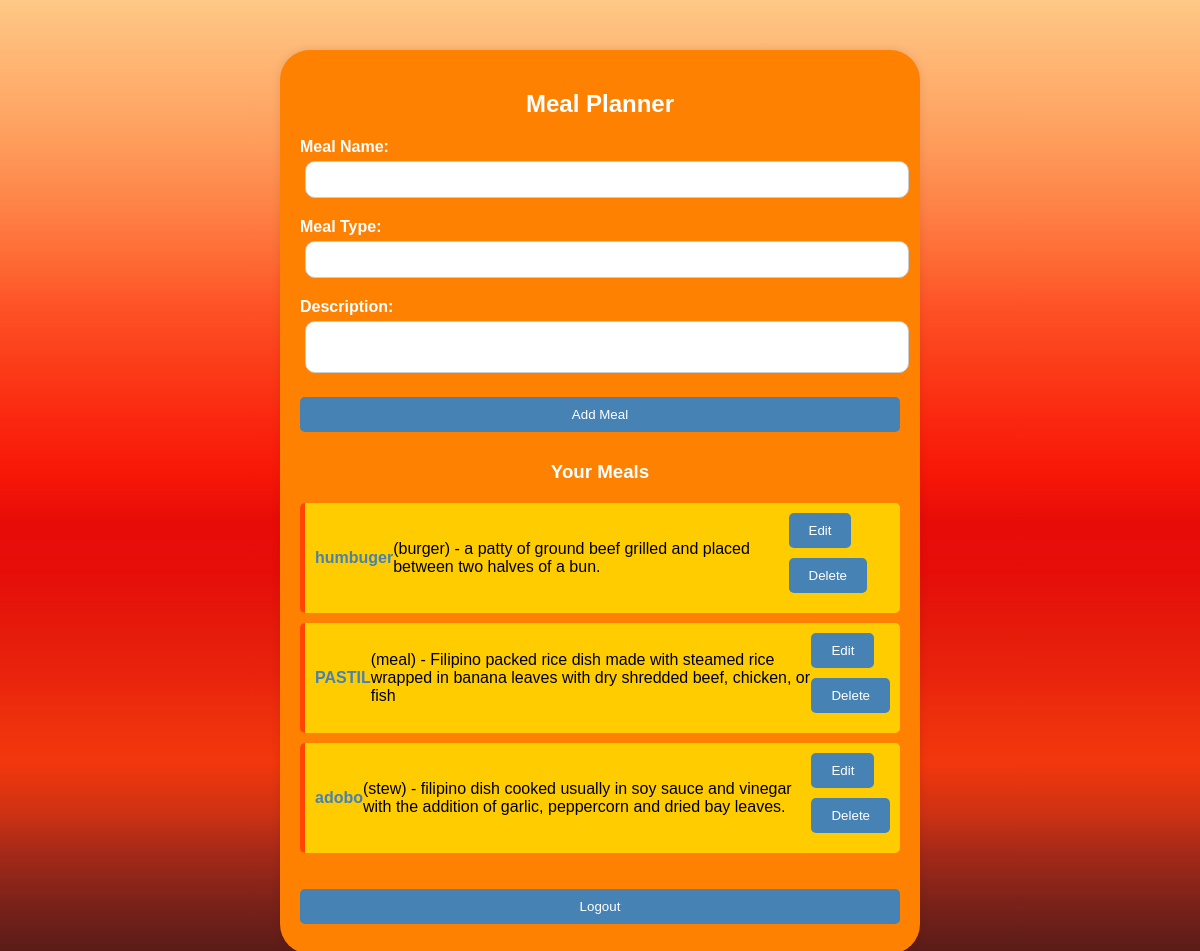
Screenshot of /meal_planner_app/meal_planner.php (signed in) with the database file from the repository.
### tables this page shows
CREATE TABLE `meals` (
  `meal_id` int(11) NOT NULL,
  `meal_name` varchar(100) NOT NULL,
  `meal_type` varchar(50) NOT NULL,
  `description` text DEFAULT NULL,
  `user_id` int(11) DEFAULT NULL
);

### meal_planner_app/meal_planner.php (the view, shortened to what this page needs)
<?php
include 'db.php';
$user_id = $_SESSION['user_id'];
$meals = $conn->prepare("SELECT * FROM meals WHERE user_id = :user_id");
$meals->bindParam(':user_id', $user_id);
$meals->execute();
$meal_list = $meals->fetchAll(PDO::FETCH_ASSOC);
?>
<!DOCTYPE html>
<html>
<head>
    <link rel="stylesheet" type="text/css" href="style.css">
</head>
<body>
    <div class="container">
        <h2>Meal Planner</h2>
        <form method="post" action="meal_planner.php">
            <div class="form-group">
                <label>Meal Name:</label>
                <input type="text" name="meal_name" required>
            </div>
            <div class="form-group">
                <label>Meal Type:</label>
                <input type="text" name="meal_type" required>
            </div>
            <div class="form-group">
                <label>Description:</label>
                <textarea name="description"></textarea>
            </div>
            <button type="submit" name="add_meal">Add Meal</button>
        </form>
        <h3>Your Meals</h3>
        <ul>
            <?php foreach ($meal_list as $meal): ?>
                <li>
                    <strong><?php echo htmlspecialchars($meal['meal_name']); ?></strong>
                    (<?php echo htmlspecialchars($meal['meal_type']); ?>) -
                    <?php echo htmlspecialchars($meal['description']); ?>
                    <form method="post" action="meal_planner.php" style="display:inline;">
                        <button type="submit" name="edit_meal">Edit</button>
                        <button type="submit" name="delete_meal">Delete</button>
                    </form>
                </li>
            <?php endforeach; ?>
        </ul>
        <form action="logout.php" method="post">
            <button type="submit">Logout</button>
        </form>
    </div>
</body>
</html>

### meal_planner_app/style.css (style rules this page uses)
body { font-family: Arial, sans-serif; background-image: linear-gradient( 0deg, hsl(0deg 48% 14%) 0%, hsl(3deg 57% 22%) 5%, hsl(5deg 65% 29%) 10%, hsl(7deg 74% 37%) 15%, hsl(10deg 83% 44%) 19%, hsl(11deg 90% 50%) 24%, hsl(9deg 90% 49%) 29%, hsl(6deg 90% 48%) 33%, hsl(4deg 91% 47%) 38%, hsl(1deg 92% 47%) 43%, hsl(1deg 93% 47%) 48%, hsl(4deg 94% 50%) 53%, hsl(6deg 96% 52%) 58%, hsl(9deg 97% 54%) 63%, hsl(12deg 99% 57%) 69%, hsl(16deg 99% 60%) 74%, hsl(20deg 99% 64%) 80%, hsl(24deg 99% 68%) 86%, hsl(28deg 99% 72%) 93%, hsl(33deg 98% 76%) 100% ); margin: 0; padding: 0; background-repeat: no-repeat; background-attachment: fixed; background-position: center; }
.container { width: 50%; margin: 50px auto; background: #ff8102; padding: 20px; box-shadow: 0 0 10px rgba(0, 0, 0, 0.1); border-radius: 30px; }
h2, h3 { color: #ffffff; text-align: center; margin-bottom: 20px; }
form { display: flex; flex-direction: column; }
.form-group { margin-bottom: 15px; }
label { color: #ffffff; font-weight: bold; margin-bottom: 5px; }
input[type="text"], input[type="password"], textarea { padding: 10px; border: 1px solid #ccc; border-radius: 10px; width: 97%; margin: 5px; }
textarea { resize: none; }
button { padding: 10px 20px; background: #ff6347; color: #fff; border: none; border-radius: 5px; cursor: pointer; transition: background 0.3s ease; margin-bottom: 10px; }
ul { list-style-type: none; padding: 0; }
li { background: #ffcc00; margin: 10px 0; padding: 10px; border-radius: 5px; border-left: 5px solid #ff4500; display: flex; justify-content: space-between; align-items: center; }
li strong { color: #4682b4; }
form[action="meal_planner.php"] button { background: #4682b4; }
form[action="logout.php"] button { background: #4682b4; margin-top: 20px; }

### rows the page displays
meals: meal_name "humbuger", meal_type "burger", description "a patty of ground beef grilled and placed between two halves of a bun."
meals: meal_name "PASTIL", meal_type "meal", description "Filipino packed rice dish made with steamed rice wrapped in banana leaves with dry shredded beef, chicken, or fish"
meals: meal_name "adobo", meal_type "stew", description "filipino dish cooked usually in soy sauce and vinegar with the addition of garlic, peppercorn and dried bay leaves."
